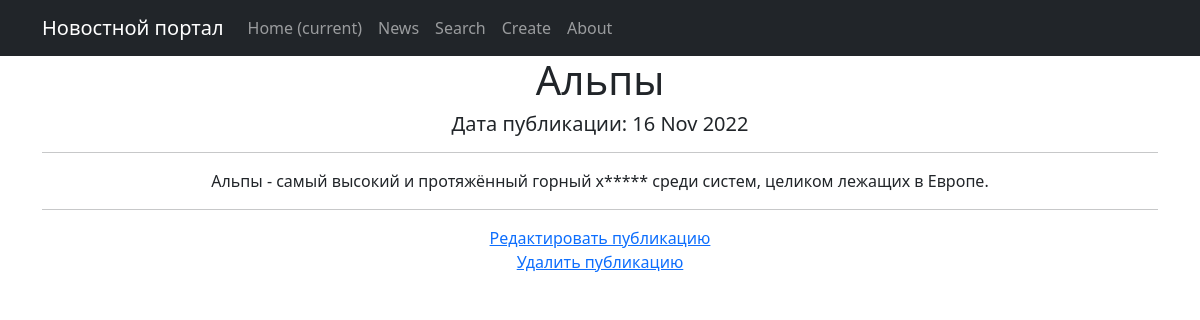
Screenshot of /news/1 with the database file from the repository.
### news/models.py (models this page shows, shortened)
class Post(models.Model):
    article = 'ST'
    news = 'NW'
    author = models.ForeignKey(Author, on_delete=models.CASCADE)
    user = models.ForeignKey(User, null=True, on_delete=models.CASCADE)
    type_of_post = models.CharField(max_length=2, choices=type_of_posts_choice)
    time_of_publication = models.DateTimeField(auto_now_add=True)
    category = models.ManyToManyField(Category, through='PostCategory')
    header = models.CharField(max_length=255)
    text = models.TextField()
    rate = models.IntegerField(default=0)

### news/views.py (the view)
# urls.py: path('<int:pk>', PostDetail.as_view(), name='post_detail'),
class PostDetail(DetailView):
    model = Post
    template_name = 'new.html'
    context_object_name = 'post'

### news/templatetags/custom_filters.py (called while the page is built)
@register.filter()
def censor(value):
    final_text = ""
    value = str(value)
    if isinstance(value, str):
        counter = 0
        while counter < len(value):
            i = counter
            temp_word = ''
            if value[i] != ' ':
                while i < len(value) and value[i] != ' ':
                    temp_word += value[i]
                    i += 1
                if temp_word.lower() in CENSOR_WORDS:
                    temp_word = temp_word[0] + ('*' * (len(temp_word)-1))
                final_text += temp_word + " "
            counter = i + 1
        return final_text
    else:
        raise ValueError("Невозможно применить фильтр к не строковому типу данных")

### templates/new.html (shortened to what this page needs)
{% extends 'default.html' %}
{% load custom_filters %}
{% block content %}
    {% if post %}
        <h1>{{post.header | censor}}</h1>
        <h5>Дата публикации: {{post.time_of_publication|date:'d M Y'}}</h5>
        <hr>
        {{post.text | censor}}<br>
        <hr>
        <a href="{{ post.id }}/update">Редактировать публикацию</a>
        <br>
        <a href="{{ post.id }}/delete">Удалить публикацию</a>
    {% endif %}
{% endblock content %}

### rows the page displays
Post: header|censor "Альпы", time_of_publication "16 Nov 2022", text|censor "Альпы - самый высокий и протяжённый горный х***** среди систем, целиком лежащих в Европе."
